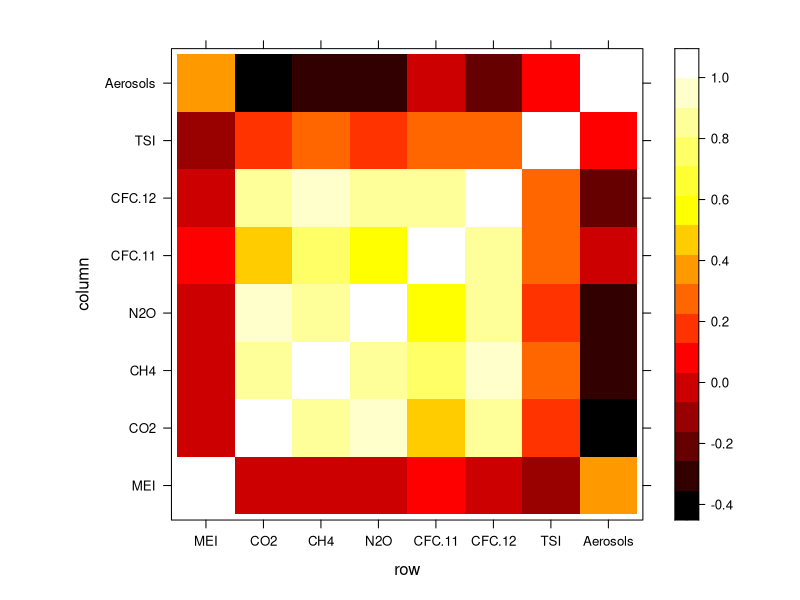

Write R code to recreate this figure.
setwd("/Users/Thibault/Documents/Boulot/UC Berkeley/IEOR242/Material for students /Datasets/")
ClimateData <- read.csv("ClimateChange.csv", header = TRUE, stringsAsFactors = FALSE)

#Splitting the data
train=ClimateData[ClimateData$Year<2007,]
test=ClimateData[ClimateData$Year>=2007,]

#QUESTION A
#Creating a linear model on training data
fit <- lm(Temp~MEI+CO2+CH4+N2O+CFC.11+CFC.12+TSI+Aerosols, data=train)
summary(fit)

#Showing correlation between variables
corr_matrix=cor(train[,-c(1,2,11)])

library(lattice)
new.palette=colorRampPalette(c("black","red","yellow","white"),space="rgb") 
levelplot(corr_matrix, col.regions=new.palette)

#QUESTION B
fit2 <- lm(Temp~MEI+N2O+TSI+Aerosols, data=train)
summary(fit2)

#Choose the best model according to AIC selection
#fit3 = step(fit)

predictions <- predict(fit2,test[,-c(1,2,11)], type="response")
summary(predictions)

R_square<-cor(test[,"Temp"], predictions)^2
print(R_square)
# -> overfitting??


